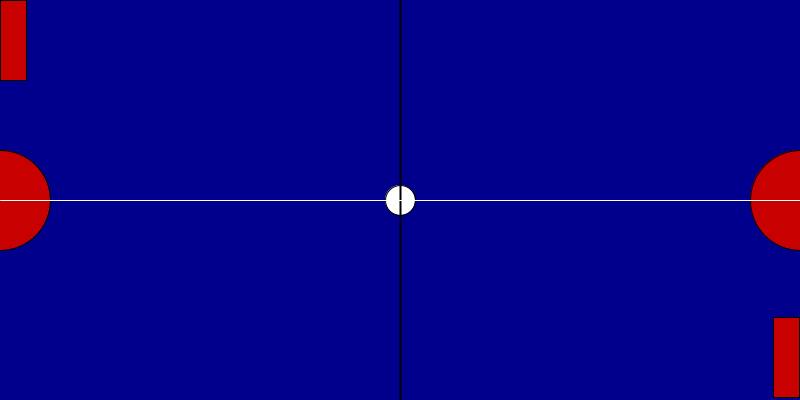
Frame 1 (no input)
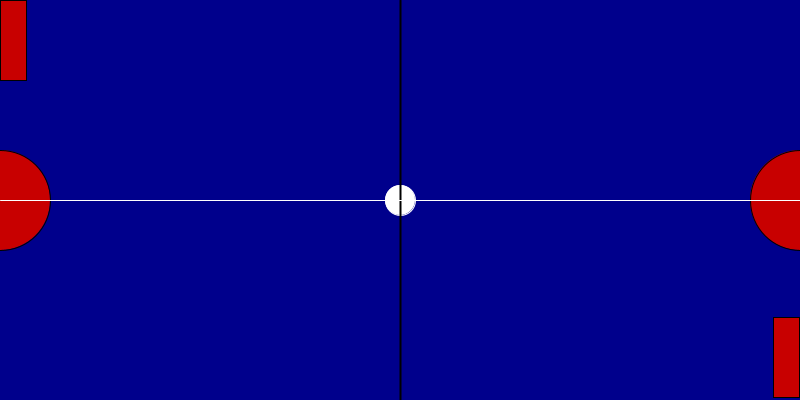
Frame 60 (the mouse pressed at the canvas centre just before this capture)
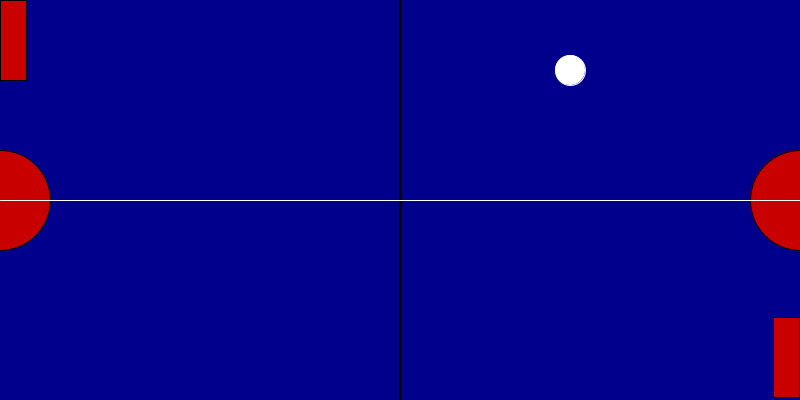
Frame 120 (the mouse held since frame 60 and released just before this capture)

The Processing sketch that drew these frames (run headless with seeded random() and noise(); from frame 60 on, the mouse is pressed at the canvas centre):

// Processing sketch: pingpong
// ── pingpong.pde
// declare variables
float x,y,r; // x-coordinate, y-coordinate, radius
float xspeed,yspeed; // horizontal speed(left-right), vertical speed(top-bottom)
boolean gameOn;

void setup(){
  background(0,0,200);
  size(800,400);
  
  // initialize variables
  x = width/2;
  y = height/2;
  r = 30;
  xspeed = 10;
  yspeed = 10;
  gameOn = false;
} // end setup

void draw(){
  background(0,0,140);
  drawBall(); // draw the ball
  moveBall(); // move the ball
  checkWalls(); // bounce ball off the left and right walls
  rectangularPaddles();// draw rectangular paddles
  circluarPaddles(); // draw circular paddles
  drawLines();// draw separation line
} // end draw


void drawBall(){
  fill(255);
  ellipse(x,y,r,r);
}

void moveBall(){
  if(mousePressed){
    gameOn = true;
  }
  if(gameOn){
    x = x + xspeed;
    y = y + yspeed;
  }
} // end moveBall

void checkWalls(){
  if((x+r) > width || (x-r) < 0){
    xspeed *= -1;
  }
  // bounce ball off top and bottom walls
  if((y+r) > height || (y-r)<0){
    yspeed *= -1;
  }
} // end checkWalls

void rectangularPaddles(){
  fill(200,0,0);
  stroke(0);
  rect(0,0,width/30,height/5);
  rect(29*width/30,3.97*height/5,width/30,height/5);
} // end rectangularPaddles

void circluarPaddles(){
  fill(200,0,0);
  ellipse(0,height/2,100,100);
  ellipse(width,height/2,100,100);
} // end circluarPaddles

void drawLines(){
  // vertical line
  stroke(0);
  strokeWeight(2);
  line(width/2,0,width/2,height);
  // horizontal line
  stroke(255);
  strokeWeight(1);
  line(0,height/2,width,height/2);
} // end drawLines
